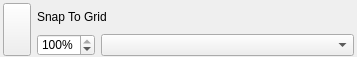
<?xml version="1.0" encoding="UTF-8"?>
<ui version="4.0">
 <class>Form</class>
 <widget class="QWidget" name="Form">
  <property name="styleSheet">
   <string notr="true">QPushButton#button_apply_grid { text-align: center; }</string>
  </property>
  <property name="geometry">
   <rect>
    <x>0</x>
    <y>0</y>
    <width>357</width>
    <height>57</height>
   </rect>
  </property>
  <property name="sizePolicy">
   <sizepolicy hsizetype="Preferred" vsizetype="Fixed">
    <horstretch>0</horstretch>
    <verstretch>0</verstretch>
   </sizepolicy>
  </property>
  <property name="windowTitle">
   <string>Form</string>
  </property>
  <layout class="QVBoxLayout" name="verticalLayout">
   <property name="spacing">
    <number>0</number>
   </property>
   <property name="leftMargin">
    <number>0</number>
   </property>
   <property name="topMargin">
    <number>0</number>
   </property>
   <property name="rightMargin">
    <number>0</number>
   </property>
   <property name="bottomMargin">
    <number>0</number>
   </property>
   <item>
    <widget class="QFrame" name="group_container">
     <property name="sizePolicy">
      <sizepolicy hsizetype="Expanding" vsizetype="Fixed">
       <horstretch>0</horstretch>
       <verstretch>0</verstretch>
      </sizepolicy>
     </property>
     <property name="frameShape">
      <enum>QFrame::Shape::NoFrame</enum>
     </property>
     <property name="frameShadow">
      <enum>QFrame::Shadow::Plain</enum>
     </property>
     <layout class="QGridLayout" name="gridLayout">
      <property name="leftMargin">
       <number>3</number>
      </property>
      <property name="topMargin">
       <number>3</number>
      </property>
      <property name="rightMargin">
       <number>3</number>
      </property>
      <property name="bottomMargin">
       <number>0</number>
      </property>
      <property name="horizontalSpacing">
       <number>6</number>
      </property>
      <property name="verticalSpacing">
       <number>3</number>
      </property>
      <item row="0" column="0" rowspan="2" alignment="Qt::AlignmentFlag::AlignTop">
       <widget class="QPushButton" name="button_apply_grid">
        <property name="sizePolicy">
         <sizepolicy hsizetype="Fixed" vsizetype="Fixed">
          <horstretch>0</horstretch>
          <verstretch>0</verstretch>
         </sizepolicy>
        </property>
        <property name="minimumSize">
         <size>
          <width>28</width>
          <height>53</height>
         </size>
        </property>
        <property name="maximumSize">
         <size>
          <width>28</width>
          <height>53</height>
         </size>
        </property>
        <property name="baseSize">
         <size>
          <width>0</width>
          <height>0</height>
         </size>
        </property>
        <property name="autoFillBackground">
         <bool>false</bool>
        </property>
        <property name="text">
         <string/>
        </property>
        <property name="icon">
         <iconset>
          <normaloff>../../shared/icons/material/animation_play.svg</normaloff>
          <normalon>../../shared/icons/material/animation_pause.svg</normalon>../../shared/icons/material/animation_play.svg</iconset>
        </property>
        <property name="iconSize">
         <size>
          <width>22</width>
          <height>22</height>
         </size>
        </property>
        <property name="checkable">
         <bool>true</bool>
        </property>
        <property name="checked">
         <bool>false</bool>
        </property>
        <property name="flat">
         <bool>false</bool>
        </property>
        <property name="iconName" stdset="0">
         <string>animation_play</string>
        </property>
       </widget>
      </item>
      <item row="0" column="1" colspan="2">
       <widget class="QLabel" name="label">
        <property name="sizePolicy">
         <sizepolicy hsizetype="Fixed" vsizetype="Preferred">
          <horstretch>0</horstretch>
          <verstretch>0</verstretch>
         </sizepolicy>
        </property>
        <property name="text">
         <string>Snap To Grid</string>
        </property>
       </widget>
      </item>
      <item row="1" column="1">
       <widget class="QSpinBox" name="spin_grid_percentage">
        <property name="sizePolicy">
         <sizepolicy hsizetype="Fixed" vsizetype="Fixed">
          <horstretch>0</horstretch>
          <verstretch>0</verstretch>
         </sizepolicy>
        </property>
        <property name="suffix">
         <string>%</string>
        </property>
        <property name="maximum">
         <number>100</number>
        </property>
        <property name="singleStep">
         <number>10</number>
        </property>
        <property name="value">
         <number>100</number>
        </property>
       </widget>
      </item>
      <item row="1" column="2">
       <widget class="QComboBox" name="combo_grid_format">
        <property name="sizePolicy">
         <sizepolicy hsizetype="Expanding" vsizetype="Fixed">
          <horstretch>0</horstretch>
          <verstretch>0</verstretch>
         </sizepolicy>
        </property>
        <property name="toolTip">
         <string>Uses the canvas crop formats. Free follows the original projection bounds.</string>
        </property>
       </widget>
      </item>
     </layout>
    </widget>
   </item>
  </layout>
 </widget>
 <resources/>
 <connections/>
</ui>
